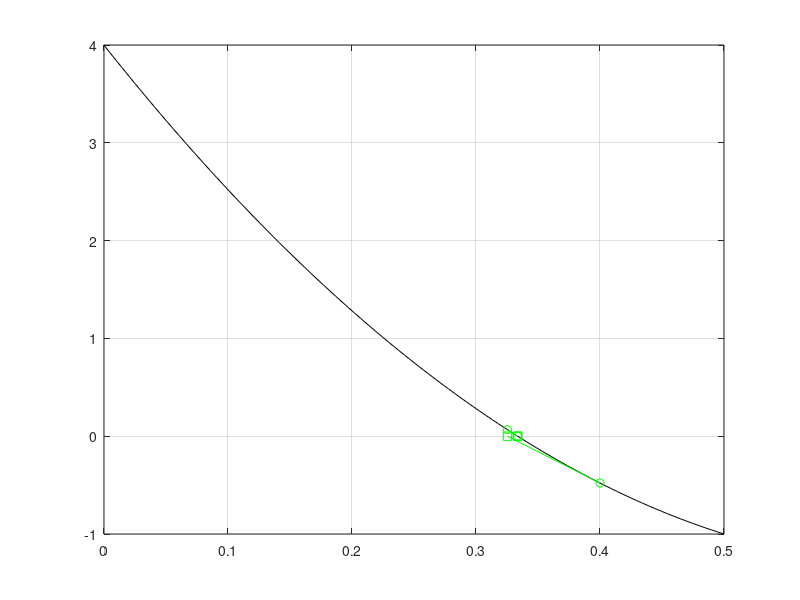

The MATLAB source for this figure:
function [rs, fmin] = testNewtonRS()

n1 = 1.333;
n2 = 1.0;

h = 3;
d = 2;

rp = 0.5;

rs = 0.8*rp;

thresh = 1e-4;
ixmax = 10;

RS = linspace(0, rp);
figure(1)
clf
plot(RS, S(rp, RS, n1, n2, d, h), 'k-');
grid on
hold on

for ix = 1 : ixmax,
    f = S(rp, rs, n1, n2, d, h);
    
    if abs(f) < thresh,
        break;
    end
    
    fp = Sp(rp, rs, n1, n2, d, h)
    
    if abs(fp) < thresh,
        fp = -1;
    end
    
    plot(rs, f, 'go')
    rsp = rs;
    rs = rs - f/fp;
    plot(rs, 0, 'gs', [rsp rs], [f 0], 'g-')
    pause
    
    if rs > rp,
        rs = rp;
    end
    if rs < 0,
        rs = 0;
    end
end

fmin = f;


function fo = S(rp, rs, n1, n2, d, h)

fo = (n1^2*(h^2 + rs.^2)-n2^2*rs.^2).*(rp-rs).^2-n2^2*d^2*rs.^2;

function fpo = Sp(rp, rs, n1, n2, d, h)

fpo = (2*n1^2*rs - 2*n2^2*rs)*(rp-rs)^2 - 2*(n1^2*(h^2+rs^2)-n2^2*rs^2)*(rp-rs) - 2*n2^2*d^2*rs;
%2*rs.*((n1^2-n2^2)*(rp-rs).^2 - 2*n2^2*d^2) - 2*(n1^2*(h^2+rs.^2)-n2^2*rs.^2).*(rp-rs);